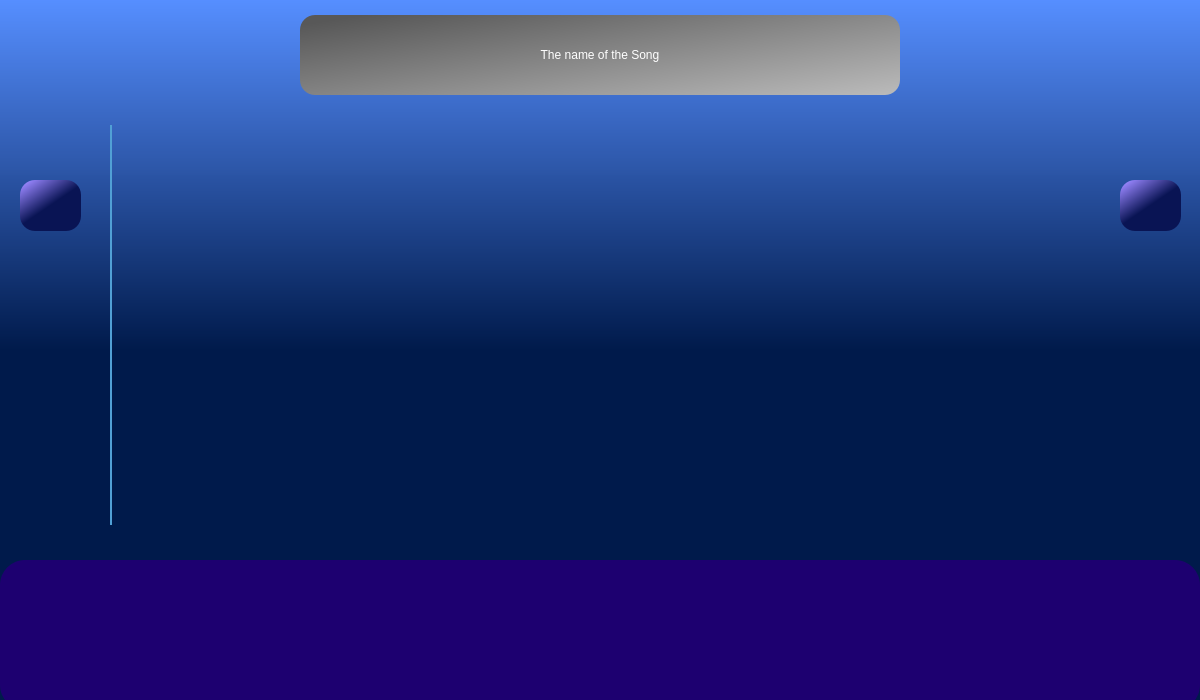
<?xml version="1.0" encoding="UTF-8"?>
<ui version="4.0">
 <class>AudioProcessor</class>
 <widget class="QMainWindow" name="AudioProcessor">
  <property name="windowModality">
   <enum>Qt::ApplicationModal</enum>
  </property>
  <property name="enabled">
   <bool>true</bool>
  </property>
  <property name="geometry">
   <rect>
    <x>0</x>
    <y>0</y>
    <width>1200</width>
    <height>700</height>
   </rect>
  </property>
  <property name="sizePolicy">
   <sizepolicy hsizetype="Ignored" vsizetype="Ignored">
    <horstretch>0</horstretch>
    <verstretch>0</verstretch>
   </sizepolicy>
  </property>
  <property name="minimumSize">
   <size>
    <width>1200</width>
    <height>700</height>
   </size>
  </property>
  <property name="maximumSize">
   <size>
    <width>1200</width>
    <height>700</height>
   </size>
  </property>
  <property name="windowTitle">
   <string>Audio Proc. 1</string>
  </property>
  <property name="styleSheet">
   <string notr="true"/>
  </property>
  <widget class="QWidget" name="main_window">
   <property name="palette">
    <palette>
     <active>
      <colorrole role="Button">
       <brush brushstyle="LinearGradientPattern">
        <gradient startx="1.000000000000000" starty="0.000000000000000" endx="1.000000000000000" endy="0.500000000000000" type="LinearGradient" spread="PadSpread" coordinatemode="ObjectBoundingMode">
         <gradientstop position="0.000000000000000">
          <color alpha="254">
           <red>85</red>
           <green>142</green>
           <blue>255</blue>
          </color>
         </gradientstop>
         <gradientstop position="1.000000000000000">
          <color alpha="255">
           <red>0</red>
           <green>26</green>
           <blue>75</blue>
          </color>
         </gradientstop>
        </gradient>
       </brush>
      </colorrole>
      <colorrole role="Base">
       <brush brushstyle="LinearGradientPattern">
        <gradient startx="1.000000000000000" starty="0.000000000000000" endx="1.000000000000000" endy="0.500000000000000" type="LinearGradient" spread="PadSpread" coordinatemode="ObjectBoundingMode">
         <gradientstop position="0.000000000000000">
          <color alpha="254">
           <red>85</red>
           <green>142</green>
           <blue>255</blue>
          </color>
         </gradientstop>
         <gradientstop position="1.000000000000000">
          <color alpha="255">
           <red>0</red>
           <green>26</green>
           <blue>75</blue>
          </color>
         </gradientstop>
        </gradient>
       </brush>
      </colorrole>
      <colorrole role="Window">
       <brush brushstyle="LinearGradientPattern">
        <gradient startx="1.000000000000000" starty="0.000000000000000" endx="1.000000000000000" endy="0.500000000000000" type="LinearGradient" spread="PadSpread" coordinatemode="ObjectBoundingMode">
         <gradientstop position="0.000000000000000">
          <color alpha="254">
           <red>85</red>
           <green>142</green>
           <blue>255</blue>
          </color>
         </gradientstop>
         <gradientstop position="1.000000000000000">
          <color alpha="255">
           <red>0</red>
           <green>26</green>
           <blue>75</blue>
          </color>
         </gradientstop>
        </gradient>
       </brush>
      </colorrole>
     </active>
     <inactive>
      <colorrole role="Button">
       <brush brushstyle="LinearGradientPattern">
        <gradient startx="1.000000000000000" starty="0.000000000000000" endx="1.000000000000000" endy="0.500000000000000" type="LinearGradient" spread="PadSpread" coordinatemode="ObjectBoundingMode">
         <gradientstop position="0.000000000000000">
          <color alpha="254">
           <red>85</red>
           <green>142</green>
           <blue>255</blue>
          </color>
         </gradientstop>
         <gradientstop position="1.000000000000000">
          <color alpha="255">
           <red>0</red>
           <green>26</green>
           <blue>75</blue>
          </color>
         </gradientstop>
        </gradient>
       </brush>
      </colorrole>
      <colorrole role="Base">
       <brush brushstyle="LinearGradientPattern">
        <gradient startx="1.000000000000000" starty="0.000000000000000" endx="1.000000000000000" endy="0.500000000000000" type="LinearGradient" spread="PadSpread" coordinatemode="ObjectBoundingMode">
         <gradientstop position="0.000000000000000">
          <color alpha="254">
           <red>85</red>
           <green>142</green>
           <blue>255</blue>
          </color>
         </gradientstop>
         <gradientstop position="1.000000000000000">
          <color alpha="255">
           <red>0</red>
           <green>26</green>
           <blue>75</blue>
          </color>
         </gradientstop>
        </gradient>
       </brush>
      </colorrole>
      <colorrole role="Window">
       <brush brushstyle="LinearGradientPattern">
        <gradient startx="1.000000000000000" starty="0.000000000000000" endx="1.000000000000000" endy="0.500000000000000" type="LinearGradient" spread="PadSpread" coordinatemode="ObjectBoundingMode">
         <gradientstop position="0.000000000000000">
          <color alpha="254">
           <red>85</red>
           <green>142</green>
           <blue>255</blue>
          </color>
         </gradientstop>
         <gradientstop position="1.000000000000000">
          <color alpha="255">
           <red>0</red>
           <green>26</green>
           <blue>75</blue>
          </color>
         </gradientstop>
        </gradient>
       </brush>
      </colorrole>
     </inactive>
     <disabled>
      <colorrole role="Button">
       <brush brushstyle="LinearGradientPattern">
        <gradient startx="1.000000000000000" starty="0.000000000000000" endx="1.000000000000000" endy="0.500000000000000" type="LinearGradient" spread="PadSpread" coordinatemode="ObjectBoundingMode">
         <gradientstop position="0.000000000000000">
          <color alpha="254">
           <red>85</red>
           <green>142</green>
           <blue>255</blue>
          </color>
         </gradientstop>
         <gradientstop position="1.000000000000000">
          <color alpha="255">
           <red>0</red>
           <green>26</green>
           <blue>75</blue>
          </color>
         </gradientstop>
        </gradient>
       </brush>
      </colorrole>
      <colorrole role="Base">
       <brush brushstyle="LinearGradientPattern">
        <gradient startx="1.000000000000000" starty="0.000000000000000" endx="1.000000000000000" endy="0.500000000000000" type="LinearGradient" spread="PadSpread" coordinatemode="ObjectBoundingMode">
         <gradientstop position="0.000000000000000">
          <color alpha="254">
           <red>85</red>
           <green>142</green>
           <blue>255</blue>
          </color>
         </gradientstop>
         <gradientstop position="1.000000000000000">
          <color alpha="255">
           <red>0</red>
           <green>26</green>
           <blue>75</blue>
          </color>
         </gradientstop>
        </gradient>
       </brush>
      </colorrole>
      <colorrole role="Window">
       <brush brushstyle="LinearGradientPattern">
        <gradient startx="1.000000000000000" starty="0.000000000000000" endx="1.000000000000000" endy="0.500000000000000" type="LinearGradient" spread="PadSpread" coordinatemode="ObjectBoundingMode">
         <gradientstop position="0.000000000000000">
          <color alpha="254">
           <red>85</red>
           <green>142</green>
           <blue>255</blue>
          </color>
         </gradientstop>
         <gradientstop position="1.000000000000000">
          <color alpha="255">
           <red>0</red>
           <green>26</green>
           <blue>75</blue>
          </color>
         </gradientstop>
        </gradient>
       </brush>
      </colorrole>
     </disabled>
    </palette>
   </property>
   <property name="styleSheet">
    <string notr="true">background-color: qlineargradient(spread:pad, x1:1, y1:0, x2:1, y2:0.5, stop:0 rgba(85, 142, 255, 254), stop:1 rgba(0, 26, 75, 255));</string>
   </property>
   <widget class="QWidget" name="utilityBar" native="true">
    <property name="enabled">
     <bool>true</bool>
    </property>
    <property name="geometry">
     <rect>
      <x>0</x>
      <y>560</y>
      <width>1200</width>
      <height>150</height>
     </rect>
    </property>
    <property name="minimumSize">
     <size>
      <width>1200</width>
      <height>120</height>
     </size>
    </property>
    <property name="maximumSize">
     <size>
      <width>1200</width>
      <height>150</height>
     </size>
    </property>
    <property name="palette">
     <palette>
      <active>
       <colorrole role="Button">
        <brush brushstyle="SolidPattern">
         <color alpha="255">
          <red>29</red>
          <green>0</green>
          <blue>112</blue>
         </color>
        </brush>
       </colorrole>
       <colorrole role="Base">
        <brush brushstyle="SolidPattern">
         <color alpha="255">
          <red>29</red>
          <green>0</green>
          <blue>112</blue>
         </color>
        </brush>
       </colorrole>
       <colorrole role="Window">
        <brush brushstyle="SolidPattern">
         <color alpha="255">
          <red>29</red>
          <green>0</green>
          <blue>112</blue>
         </color>
        </brush>
       </colorrole>
      </active>
      <inactive>
       <colorrole role="Button">
        <brush brushstyle="SolidPattern">
         <color alpha="255">
          <red>29</red>
          <green>0</green>
          <blue>112</blue>
         </color>
        </brush>
       </colorrole>
       <colorrole role="Base">
        <brush brushstyle="SolidPattern">
         <color alpha="255">
          <red>29</red>
          <green>0</green>
          <blue>112</blue>
         </color>
        </brush>
       </colorrole>
       <colorrole role="Window">
        <brush brushstyle="SolidPattern">
         <color alpha="255">
          <red>29</red>
          <green>0</green>
          <blue>112</blue>
         </color>
        </brush>
       </colorrole>
      </inactive>
      <disabled>
       <colorrole role="Button">
        <brush brushstyle="SolidPattern">
         <color alpha="255">
          <red>29</red>
          <green>0</green>
          <blue>112</blue>
         </color>
        </brush>
       </colorrole>
       <colorrole role="Base">
        <brush brushstyle="SolidPattern">
         <color alpha="255">
          <red>29</red>
          <green>0</green>
          <blue>112</blue>
         </color>
        </brush>
       </colorrole>
       <colorrole role="Window">
        <brush brushstyle="SolidPattern">
         <color alpha="255">
          <red>29</red>
          <green>0</green>
          <blue>112</blue>
         </color>
        </brush>
       </colorrole>
      </disabled>
     </palette>
    </property>
    <property name="toolTipDuration">
     <number>0</number>
    </property>
    <property name="styleSheet">
     <string notr="true">QWidget {
    border-radius: 25px 25px 0px 0px;
    background-color: #1D0070;
}</string>
    </property>
    <widget class="QPushButton" name="play_button">
     <property name="enabled">
      <bool>true</bool>
     </property>
     <property name="geometry">
      <rect>
       <x>565</x>
       <y>40</y>
       <width>70</width>
       <height>70</height>
      </rect>
     </property>
     <property name="sizePolicy">
      <sizepolicy hsizetype="Fixed" vsizetype="Fixed">
       <horstretch>0</horstretch>
       <verstretch>0</verstretch>
      </sizepolicy>
     </property>
     <property name="cursor">
      <cursorShape>PointingHandCursor</cursorShape>
     </property>
     <property name="toolTip">
      <string notr="true"/>
     </property>
     <property name="toolTipDuration">
      <number>-1</number>
     </property>
     <property name="whatsThis">
      <string/>
     </property>
     <property name="styleSheet">
      <string notr="true">
QPushButton:pressed {
        padding: 3px;
    }</string>
     </property>
     <property name="text">
      <string/>
     </property>
     <property name="icon">
      <iconset>
       <normaloff>assets/Play.png</normaloff>assets/Play.png</iconset>
     </property>
     <property name="iconSize">
      <size>
       <width>70</width>
       <height>70</height>
      </size>
     </property>
     <property name="flat">
      <bool>false</bool>
     </property>
    </widget>
    <widget class="QPushButton" name="plus10_button">
     <property name="enabled">
      <bool>true</bool>
     </property>
     <property name="geometry">
      <rect>
       <x>720</x>
       <y>40</y>
       <width>70</width>
       <height>70</height>
      </rect>
     </property>
     <property name="sizePolicy">
      <sizepolicy hsizetype="Fixed" vsizetype="Fixed">
       <horstretch>0</horstretch>
       <verstretch>0</verstretch>
      </sizepolicy>
     </property>
     <property name="cursor">
      <cursorShape>PointingHandCursor</cursorShape>
     </property>
     <property name="toolTip">
      <string notr="true"/>
     </property>
     <property name="toolTipDuration">
      <number>-1</number>
     </property>
     <property name="whatsThis">
      <string/>
     </property>
     <property name="styleSheet">
      <string notr="true">
QPushButton:pressed {
        padding: 3px;
    }</string>
     </property>
     <property name="text">
      <string/>
     </property>
     <property name="icon">
      <iconset>
       <normaloff>assets/10sForewards.png</normaloff>assets/10sForewards.png</iconset>
     </property>
     <property name="iconSize">
      <size>
       <width>70</width>
       <height>70</height>
      </size>
     </property>
     <property name="flat">
      <bool>false</bool>
     </property>
    </widget>
    <widget class="QPushButton" name="next_button">
     <property name="enabled">
      <bool>true</bool>
     </property>
     <property name="geometry">
      <rect>
       <x>860</x>
       <y>40</y>
       <width>70</width>
       <height>70</height>
      </rect>
     </property>
     <property name="sizePolicy">
      <sizepolicy hsizetype="Fixed" vsizetype="Fixed">
       <horstretch>0</horstretch>
       <verstretch>0</verstretch>
      </sizepolicy>
     </property>
     <property name="cursor">
      <cursorShape>PointingHandCursor</cursorShape>
     </property>
     <property name="toolTip">
      <string notr="true"/>
     </property>
     <property name="toolTipDuration">
      <number>-1</number>
     </property>
     <property name="whatsThis">
      <string/>
     </property>
     <property name="styleSheet">
      <string notr="true">
QPushButton:pressed {
        padding: 3px;
    }</string>
     </property>
     <property name="text">
      <string/>
     </property>
     <property name="icon">
      <iconset>
       <normaloff>assets/Next.png</normaloff>assets/Next.png</iconset>
     </property>
     <property name="iconSize">
      <size>
       <width>75</width>
       <height>75</height>
      </size>
     </property>
     <property name="flat">
      <bool>false</bool>
     </property>
    </widget>
    <widget class="QPushButton" name="minus10_button">
     <property name="enabled">
      <bool>true</bool>
     </property>
     <property name="geometry">
      <rect>
       <x>410</x>
       <y>40</y>
       <width>70</width>
       <height>70</height>
      </rect>
     </property>
     <property name="sizePolicy">
      <sizepolicy hsizetype="Fixed" vsizetype="Fixed">
       <horstretch>0</horstretch>
       <verstretch>0</verstretch>
      </sizepolicy>
     </property>
     <property name="cursor">
      <cursorShape>PointingHandCursor</cursorShape>
     </property>
     <property name="toolTip">
      <string notr="true"/>
     </property>
     <property name="toolTipDuration">
      <number>-1</number>
     </property>
     <property name="whatsThis">
      <string/>
     </property>
     <property name="styleSheet">
      <string notr="true">
QPushButton:pressed {
        padding: 3px;
    }</string>
     </property>
     <property name="text">
      <string/>
     </property>
     <property name="icon">
      <iconset>
       <normaloff>assets/10sBackwards.png</normaloff>assets/10sBackwards.png</iconset>
     </property>
     <property name="iconSize">
      <size>
       <width>70</width>
       <height>70</height>
      </size>
     </property>
     <property name="flat">
      <bool>false</bool>
     </property>
    </widget>
    <widget class="QPushButton" name="previous_button">
     <property name="enabled">
      <bool>true</bool>
     </property>
     <property name="geometry">
      <rect>
       <x>270</x>
       <y>40</y>
       <width>70</width>
       <height>70</height>
      </rect>
     </property>
     <property name="sizePolicy">
      <sizepolicy hsizetype="Fixed" vsizetype="Fixed">
       <horstretch>0</horstretch>
       <verstretch>0</verstretch>
      </sizepolicy>
     </property>
     <property name="cursor">
      <cursorShape>PointingHandCursor</cursorShape>
     </property>
     <property name="toolTip">
      <string notr="true"/>
     </property>
     <property name="toolTipDuration">
      <number>-1</number>
     </property>
     <property name="whatsThis">
      <string/>
     </property>
     <property name="styleSheet">
      <string notr="true">
QPushButton:pressed {
        padding: 3px;
    }</string>
     </property>
     <property name="text">
      <string/>
     </property>
     <property name="icon">
      <iconset>
       <normaloff>assets/Previous.png</normaloff>assets/Previous.png</iconset>
     </property>
     <property name="iconSize">
      <size>
       <width>75</width>
       <height>75</height>
      </size>
     </property>
     <property name="flat">
      <bool>false</bool>
     </property>
    </widget>
    <widget class="QPushButton" name="shuffle_button">
     <property name="enabled">
      <bool>true</bool>
     </property>
     <property name="geometry">
      <rect>
       <x>140</x>
       <y>40</y>
       <width>70</width>
       <height>70</height>
      </rect>
     </property>
     <property name="sizePolicy">
      <sizepolicy hsizetype="Fixed" vsizetype="Fixed">
       <horstretch>0</horstretch>
       <verstretch>0</verstretch>
      </sizepolicy>
     </property>
     <property name="cursor">
      <cursorShape>PointingHandCursor</cursorShape>
     </property>
     <property name="toolTip">
      <string notr="true"/>
     </property>
     <property name="toolTipDuration">
      <number>-1</number>
     </property>
     <property name="whatsThis">
      <string/>
     </property>
     <property name="styleSheet">
      <string notr="true">
QPushButton:pressed {
        padding: 3px;
    }</string>
     </property>
     <property name="text">
      <string/>
     </property>
     <property name="icon">
      <iconset>
       <normaloff>assets/Shuffle.png</normaloff>assets/Shuffle.png</iconset>
     </property>
     <property name="iconSize">
      <size>
       <width>70</width>
       <height>70</height>
      </size>
     </property>
     <property name="flat">
      <bool>false</bool>
     </property>
    </widget>
    <widget class="QPushButton" name="volume_button">
     <property name="enabled">
      <bool>true</bool>
     </property>
     <property name="geometry">
      <rect>
       <x>990</x>
       <y>40</y>
       <width>70</width>
       <height>70</height>
      </rect>
     </property>
     <property name="sizePolicy">
      <sizepolicy hsizetype="Fixed" vsizetype="Fixed">
       <horstretch>0</horstretch>
       <verstretch>0</verstretch>
      </sizepolicy>
     </property>
     <property name="cursor">
      <cursorShape>PointingHandCursor</cursorShape>
     </property>
     <property name="toolTip">
      <string notr="true"/>
     </property>
     <property name="toolTipDuration">
      <number>-1</number>
     </property>
     <property name="whatsThis">
      <string/>
     </property>
     <property name="styleSheet">
      <string notr="true">
QPushButton:pressed {
        padding: 3px;
    }</string>
     </property>
     <property name="text">
      <string/>
     </property>
     <property name="icon">
      <iconset>
       <normaloff>assets/Volume.png</normaloff>assets/Volume.png</iconset>
     </property>
     <property name="iconSize">
      <size>
       <width>70</width>
       <height>70</height>
      </size>
     </property>
     <property name="flat">
      <bool>false</bool>
     </property>
    </widget>
   </widget>
   <widget class="QPushButton" name="effects_button">
    <property name="enabled">
     <bool>true</bool>
    </property>
    <property name="geometry">
     <rect>
      <x>1120</x>
      <y>180</y>
      <width>61</width>
      <height>51</height>
     </rect>
    </property>
    <property name="cursor">
     <cursorShape>PointingHandCursor</cursorShape>
    </property>
    <property name="autoFillBackground">
     <bool>false</bool>
    </property>
    <property name="styleSheet">
     <string notr="true">QPushButton {
	color: rgb(190, 200, 186);
	border-style: outset;
	border-radius: 15px;
	background-color: qlineargradient(spread:pad, x1:0.056, y1:0.057, x2:0.449, y2:0.54, stop:0 rgba(154, 135, 255, 255), stop:1 rgba(9, 20, 84, 255));
}


</string>
    </property>
    <property name="text">
     <string/>
    </property>
    <property name="icon">
     <iconset>
      <normaloff>assets/Effects.png</normaloff>assets/Effects.png</iconset>
    </property>
    <property name="iconSize">
     <size>
      <width>50</width>
      <height>50</height>
     </size>
    </property>
   </widget>
   <widget class="QLabel" name="song_name">
    <property name="geometry">
     <rect>
      <x>300</x>
      <y>15</y>
      <width>600</width>
      <height>80</height>
     </rect>
    </property>
    <property name="minimumSize">
     <size>
      <width>491</width>
      <height>0</height>
     </size>
    </property>
    <property name="styleSheet">
     <string notr="true">background-color: qlineargradient(spread:pad, x1:0, y1:0.125, x2:1, y2:1, stop:0 rgba(88, 88, 88, 255), stop:1 rgba(187, 187, 187, 255));
font: 18pt &quot;Forte&quot;;
color: rgb(255, 255, 255);
text-align: center;
border-radius: 15px;</string>
    </property>
    <property name="text">
     <string>&lt;html&gt;&lt;head/&gt;&lt;body&gt;&lt;p align=&quot;center&quot;&gt;&lt;span style=&quot; color:#ffffff;&quot;&gt;The name of the Song&lt;/span&gt;&lt;/p&gt;&lt;/body&gt;&lt;/html&gt;</string>
    </property>
   </widget>
   <widget class="QPushButton" name="folder_button">
    <property name="enabled">
     <bool>true</bool>
    </property>
    <property name="geometry">
     <rect>
      <x>20</x>
      <y>180</y>
      <width>61</width>
      <height>51</height>
     </rect>
    </property>
    <property name="cursor">
     <cursorShape>PointingHandCursor</cursorShape>
    </property>
    <property name="autoFillBackground">
     <bool>false</bool>
    </property>
    <property name="styleSheet">
     <string notr="true">QPushButton {
	color: rgb(190, 200, 186);
	border-style: outset;
	border-radius: 15px;
	background-color: qlineargradient(spread:pad, x1:0.056, y1:0.057, x2:0.449, y2:0.54, stop:0 rgba(154, 135, 255, 255), stop:1 rgba(9, 20, 84, 255));
}


</string>
    </property>
    <property name="text">
     <string/>
    </property>
    <property name="icon">
     <iconset>
      <normaloff>assets/Folder.png</normaloff>assets/Folder.png</iconset>
    </property>
    <property name="iconSize">
     <size>
      <width>50</width>
      <height>50</height>
     </size>
    </property>
   </widget>
   <widget class="QSlider" name="song_progress">
    <property name="geometry">
     <rect>
      <x>110</x>
      <y>110</y>
      <width>1001</width>
      <height>431</height>
     </rect>
    </property>
    <property name="cursor">
     <cursorShape>ArrowCursor</cursorShape>
    </property>
    <property name="mouseTracking">
     <bool>false</bool>
    </property>
    <property name="styleSheet">
     <string notr="true">QSlider {	background-color: rgba(255, 255, 255, 0); }

QSlider::groove:horizontal  {
	background-color: rgba(255, 255, 255, 0);
	height: 400px;
}

QSlider::handle:horizontal {
    background-color: #51A0D5;
    width: 2px;
    height: 18px; /* the handle height */
    border-radius: 9px; /* make the handle round */
}</string>
    </property>
    <property name="orientation">
     <enum>Qt::Horizontal</enum>
    </property>
   </widget>
  </widget>
  <action name="actionWelcome">
   <property name="text">
    <string>Welcome!</string>
   </property>
  </action>
 </widget>
 <resources/>
 <connections/>
 <slots>
  <slot>on_shuffle_button_clicked()</slot>
 </slots>
</ui>
